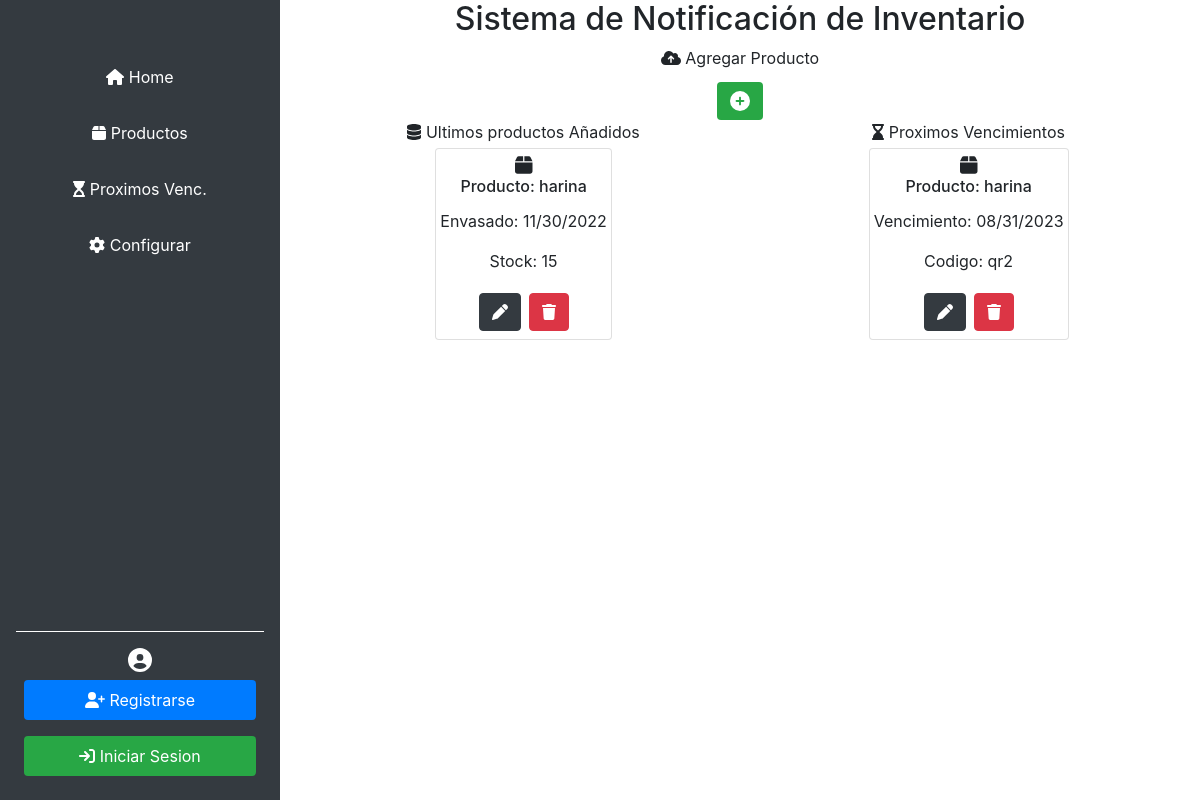
The app's page /home, older data.
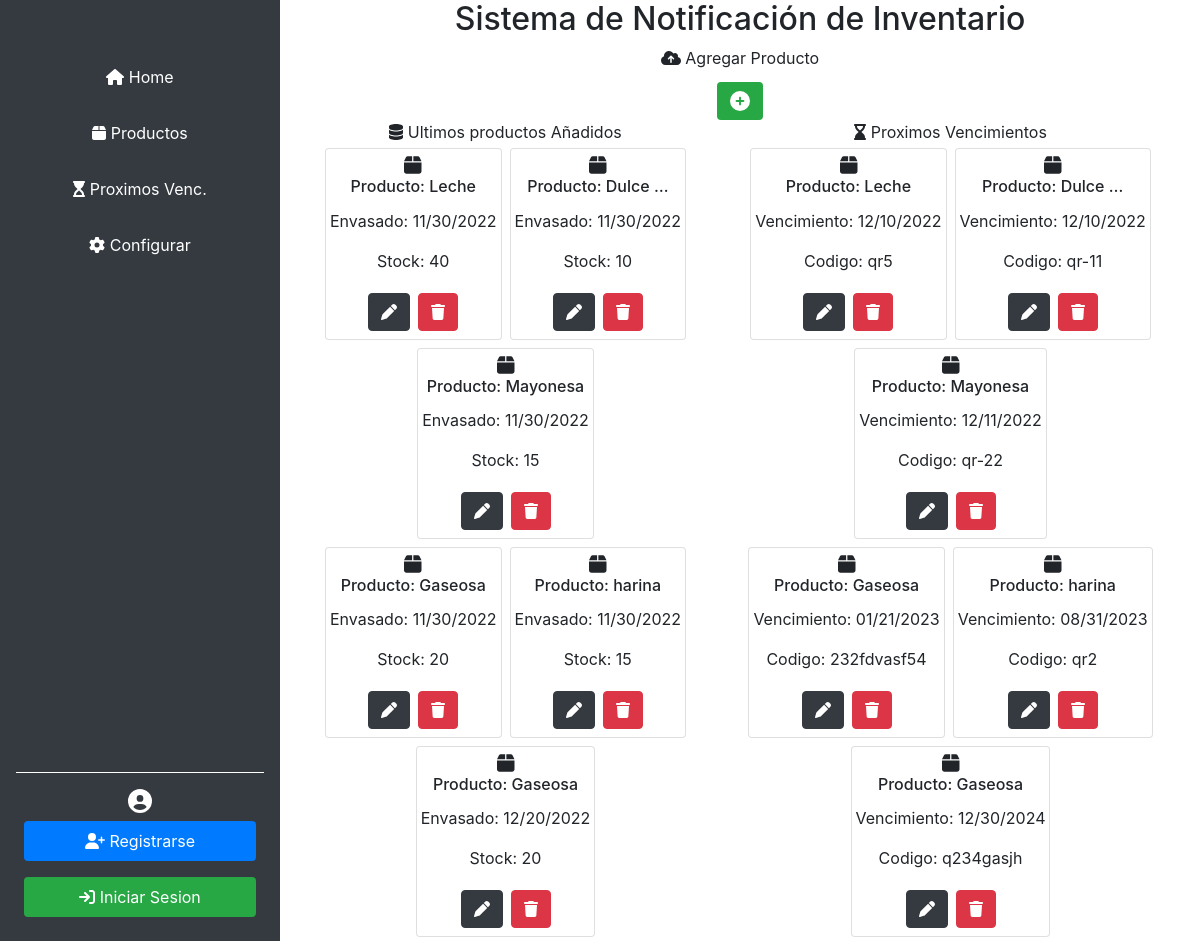
The same page, newer data.
### gestor/models.py (models this page shows, shortened)
class Producto(models.Model):
    marca = models.CharField(max_length=50,default="Generic")
    producto = models.CharField(max_length=50,help_text="Ingrese materia prima (harina, huevos, levadura, etc.)")
    tipo = models.CharField(max_length=30, help_text="Si corresponde, ejemplo: nombre:harina | tipo:'leudante'/'0000' ")
    fechaIngreso = models.DateField('Fecha de Ingreso',blank=False,help_text="Fecha de Ingreso a la fabrica")
    fechaVnto = models.DateField('Fecha de Vencimiento',blank=False,help_text="Fecha que figura en el envase")
    stockIng= models.PositiveIntegerField('Stock de ingreso',blank=False,help_text="Cantidad por bultos/fardos/cajas")
    stockDisp= models.PositiveIntegerField('Stock disponible',blank=False) # Para los caso de obtener-consumir la materia prima
    codStock = models.CharField('Codigo de Bulto',max_length=13,help_text="Codigo que figura en el bulto ",blank=True) # LOS FARDOS EN GRAL CONTIENEN UN CODIGO DEL MISMO
    class Meta:
        ordering = ['fechaVnto']

### gestor/views.py (the view)
# urls.py: path('home',views.index, name='home'),
def index(request):
    ultimos_productos = list(Producto.objects.all())[-6:]
    productos_a_vencer = list(
        Producto.objects.all().order_by('fechaVnto'))[-6:]
    context = {
        'ultimos_productos': ultimos_productos,
        'productos_a_vencer': productos_a_vencer,
    }
    return render(request, 'index.html', context)

### gestor/templates/index.html (shortened to what the changed rows need)
{% extends "base.html" %}
{% block content %}
<div class="d-flex flex-column">
    <div class="d-flex justify-content-around text-center">
        <div>
            <div class="container">
                <div class="row justify-content-center">
                    {% for producto in ultimos_productos %}
                    <div class=" p-1">
                        <div class="card text-center">
                            <div class="card-body p-1">
                                <i class="fa-solid fa-box fa-lg"></i>
                                <h6 class="card-title">Producto: {{producto.producto | truncatewords:"1"}}</h6>
                                <p class="card-text">Envasado: {{producto.fechaIngreso | date:"SHORT_DATE_FORMAT"}}</p>
                                <p class="card-text">Stock: {{producto.stockDisp | truncatewords:"1"}}</p>
                                <div class="d-flex justify-content-center">
                                    <a href="{% url 'producto_update' producto.id%}" class="btn btn-dark m-1">
                                        <i class="fa-solid fa-pen"></i>
                                    </a>
                                    <button href="#" class="btn btn-danger m-1" data-toggle="modal" data-target="#exampleModal{{producto.id}}">
                                        <i class="fa-solid fa-trash"></i>
                                    </button>
                                </div>
                            </div>
                        </div>
                    </div>
                    {% if forloop.counter is 3 %} {% if not forloop.last%}
                </div>
                <div class="row justify-content-center">
                    {% endif %} {% endif %} {% endfor %}
                </div>
            </div>
        </div>
        <div>
            <div class="container">
                <div class="row justify-content-center">
                    {% for producto in productos_a_vencer %}
                    <div class=" p-1">
                        <div class="card text-center">
                            <div class="card-body p-1">
                                <i class="fa-solid fa-box fa-lg"></i>
                                <h6 class="card-title">Producto: {{producto.producto | truncatewords:"1"}}</h6>
                                <p class="card-text">Vencimiento: {{producto.fechaVnto | date:"SHORT_DATE_FORMAT"}}</p>
                                <p class="card-text">Codigo: {{producto.codStock}}</p>
                                <div class="d-flex justify-content-center">
                                    <a href="{% url 'producto_update' producto.id%}" class="btn btn-dark m-1">
                                        <i class="fa-solid fa-pen"></i>
                                    </a>
                                    <button href="#" class="btn btn-danger m-1" data-toggle="modal" data-target="#exampleModal{{producto.id}}">
                                        <i class="fa-solid fa-trash"></i>
                                    </button>
                                </div>
                            </div>
                        </div>
                    </div>
                    {% if forloop.counter is 3 %} {% if not forloop.last%}
                </div>
                <div class="row justify-content-center">
                    {% endif %} {% endif %} {% endfor %}
                </div>
            </div>
        </div>
    </div>
</div>
{% endblock %}

Row changes from the older to the newer data that the page shows:
added Producto: producto "Leche", fechaIngreso "11/30/2022", stockDisp "40", fechaVnto "12/10/2022", codStock "qr5"
added Producto: producto "Dulce …", fechaIngreso "11/30/2022", stockDisp "10", fechaVnto "12/10/2022", codStock "qr-11"
added Producto: producto "Mayonesa", fechaIngreso "11/30/2022", stockDisp "15", fechaVnto "12/11/2022", codStock "qr-22"
added Producto: producto "Gaseosa", fechaIngreso "11/30/2022", stockDisp "20", fechaVnto "01/21/2023", codStock "232fdvasf54"
added Producto: producto "Gaseosa", fechaIngreso "12/20/2022", stockDisp "20", fechaVnto "12/30/2024", codStock "q234gasjh"
